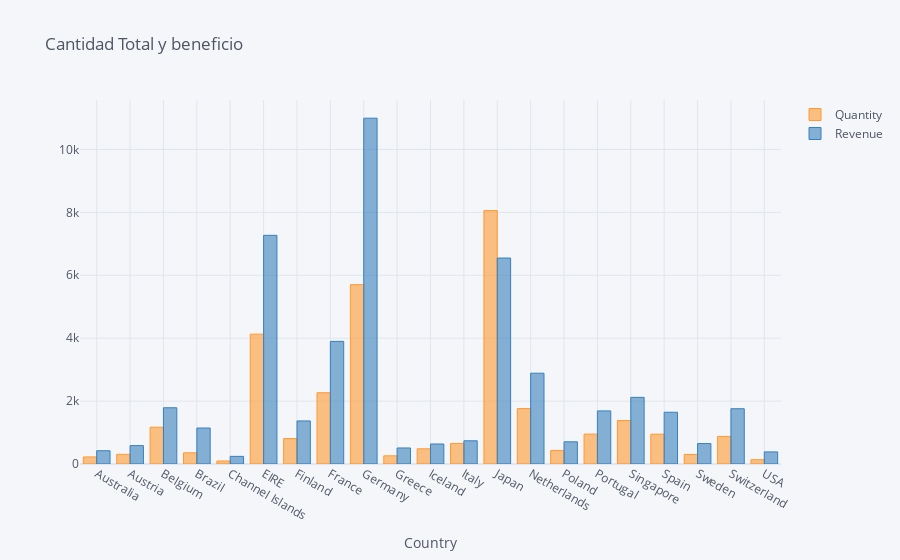

Notebook source saved alongside this figure:
### Code cell
data1.iplot(kind='bar', xTitle='Country', title='Cantidad Total y beneficio')

### Figure 1 — Plotly figure (JSON) as saved in the notebook; plotly's stock layout.template omitted (floating-point values rounded to 4 significant figures)
{"data": [{"marker": {"color": "rgba(255, 153, 51, 0.6)", "line": {"color": "rgba(255, 153, 51, 1.0)", "width": 1}}, "name": "Quantity", "orientation": "v", "text": "", "type": "bar", "x": ["Australia", "Austria", "Belgium", "Brazil", "Channel Islands", "EIRE", "Finland", "France", "Germany", "Greece", "Iceland", "Italy", "Japan", "Netherlands", "Poland", "Portugal", "Singapore", "Spain", "Sweden", "Switzerland", "USA"], "y": [224, 308, 1170, 356, 96, 4129, 810, 2265, 5702, 260, 483, 653, 8058, 1762, 432, 951, 1384, 948, 306, 878, 137]}, {"marker": {"color": "rgba(55, 128, 191, 0.6)", "line": {"color": "rgba(55, 128, 191, 1.0)", "width": 1}}, "name": "Revenue", "orientation": "v", "text": "", "type": "bar", "x": ["Australia", "Austria", "Belgium", "Brazil", "Channel Islands", "EIRE", "Finland", "France", "Germany", "Greece", "Iceland", "Italy", "Japan", "Netherlands", "Poland", "Portugal", "Singapore", "Spain", "Sweden", "Switzerland", "USA"], "y": [421.6, 584.8, 1788.0, 1144.0, 243, 7270.0, 1369.0, 3899.0, 10990.0, 509.7, 636.2, 737.8, 6548.0, 2887.0, 705.8, 1688.0, 2119.0, 1646.0, 649.1, 1757.0, 383.9]}], "layout": {"legend": {"bgcolor": "#F5F6F9", "font": {"color": "#4D5663"}}, "paper_bgcolor": "#F5F6F9", "plot_bgcolor": "#F5F6F9", "title": {"font": {"color": "#4D5663"}, "text": "Cantidad Total y beneficio"}, "xaxis": {"gridcolor": "#E1E5ED", "showgrid": true, "tickfont": {"color": "#4D5663"}, "title": {"font": {"color": "#4D5663"}, "text": "Country"}, "zerolinecolor": "#E1E5ED"}, "yaxis": {"gridcolor": "#E1E5ED", "showgrid": true, "tickfont": {"color": "#4D5663"}, "title": {"font": {"color": "#4D5663"}, "text": ""}, "zerolinecolor": "#E1E5ED"}}}
